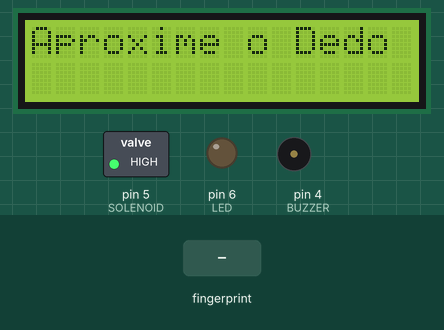
Simulated run of this sketch. Board: Arduino Uno, built with avr-gcc and run on an emulated ATmega328P. Parts: 16×2 character LCD, switched loads named in the sketch (green lamp = pin HIGH), output pins drawn as LEDs (lit = HIGH), buzzer (waves = sounding, pin HIGH). The inputs (shaded band) are chosen by the test bench. What the sketch prints to the serial monitor is not drawn.

Above: at 2.4 s.
2.5 s: finger stored as number 1 placed on the sensor
At 3.6 s:
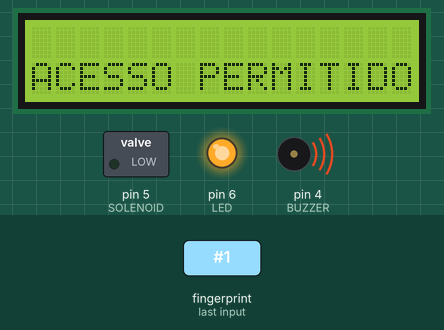
At 7.7 s:
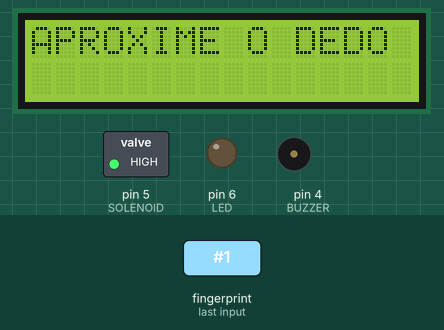
Timing chart, 0 to 9.2 s (numbered marks = the images above; inputs shaded):
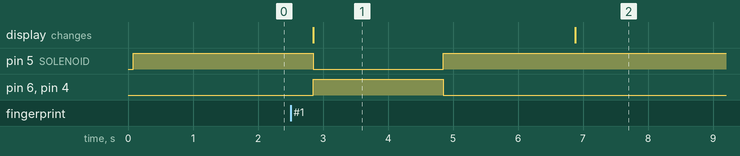

The sketch:

CODIGO_FUNCIONAMENTO.ino
```cpp
#include <Wire.h>
#include <LiquidCrystal_I2C.h>
#include <Adafruit_Fingerprint.h>
#include <SoftwareSerial.h>

#define BUZZER 4    // Define o pino do buzzer
#define LED 6       // Pino do LED
#define SOLENOID 5  // Define o pino para a solenoide

SoftwareSerial mySerial(2, 3);
Adafruit_Fingerprint finger = Adafruit_Fingerprint(&mySerial);
LiquidCrystal_I2C dis(0x27, 16, 2);

// Lista de IDs de impressão digital autorizados
byte authorizedIDs[] = {1, 26, 27, 28,}; // Adicione quantos IDs desejar

void setup() {
  Serial.begin(9600);
  dis.init();
  dis.backlight();
  dis.setCursor(0, 0);
  dis.print("Aproxime o Dedo");
  pinMode(BUZZER, OUTPUT);    // Configura o pino do buzzer como saída
  pinMode(LED, OUTPUT);       // Configura o pino do LED como saída
  pinMode(SOLENOID, OUTPUT);  // Configura o pino da solenoide como saída
  digitalWrite(SOLENOID, HIGH); // Garante que a solenoide esteja desligada inicialmente
  while (!Serial);  // Para Yun/Leo/Micro/Zero/...
  delay(100);
  Serial.println("\n\nAdafruit finger detect test");

  // Inicializa o sensor de impressão digital
  finger.begin(57600);
  delay(5);
  if (finger.verifyPassword()) {
    Serial.println("Found fingerprint sensor!");
  } else {
    Serial.println("Did not find fingerprint sensor :(");
    while (1) {
      delay(1);
    }
  }

  finger.getParameters();
  finger.getTemplateCount();
  if (finger.templateCount == 0) {
    Serial.print("Sensor doesn't contain any fingerprint data. Please run the 'enroll' example.");
  } else {
    Serial.println("Waiting for valid finger...");
    Serial.print("Sensor contains "); Serial.print(finger.templateCount); Serial.println(" templates");
  }
}

void loop() {
  int value = getFingerprintIDez();

  // Verifica se o ID da impressão digital está na lista de IDs autorizados
  bool accessGranted = false;
  for (int i = 0; i < sizeof(authorizedIDs); i++) {
    if (value == authorizedIDs[i]) {
      accessGranted = true;
      break;
    }
  }

  if (accessGranted) {
    dis.setCursor(0, 0);
    dis.print("                "); // Limpa a linha superior
    dis.setCursor(0, 1);
    dis.print("ACESSO PERMITIDO");

    digitalWrite(LED, HIGH);    // Liga o LED
    digitalWrite(SOLENOID, LOW); // Ativa a solenoide para destrancar a porta
    digitalWrite(BUZZER, HIGH); // Ativa o buzzer

    delay(2000); // Mantém a solenoide e o buzzer ativados por 2 segundos (ajustado conforme necessário)

    digitalWrite(SOLENOID, HIGH); // Desativa a solenoide
    digitalWrite(BUZZER, LOW);    // Desativa o buzzer
    digitalWrite(LED, LOW);       // Desliga o LED

    delay(2000);

    dis.setCursor(0, 1);
    dis.print("                "); // Limpa a linha inferior
    dis.setCursor(0, 0);
    dis.print("APROXIME O DEDO");

  } else {
    dis.setCursor(0, 1);
    dis.print("                "); // Limpa a linha inferior
  }
  delay(50);
}

// Função para obter o ID da impressão digital
int getFingerprintIDez() {
  uint8_t p = finger.getImage();
  if (p == FINGERPRINT_NOFINGER) {
    Serial.println("No finger detected");
    return -1;
  } else if (p != FINGERPRINT_OK) {
    Serial.println("Error getting image");
    return -1;
  }

  p = finger.image2Tz();
  if (p != FINGERPRINT_OK) {
    Serial.println("Error converting image");
    return -1;
  }

  p = finger.fingerFastSearch();
  if (p != FINGERPRINT_OK) {
    Serial.println("No match found");
    return -1;
  }

  Serial.print("Found ID #"); Serial.print(finger.fingerID);
  Serial.print(" with confidence "); Serial.println(finger.confidence);
  return finger.fingerID;
}
```

Measured:
- after the input at 2.5 s, pin 5 (SOLENOID): HIGH → LOW after 0.35 s, → HIGH 2.0 s later; pin 6 (LED), pin 4 (BUZZER): LOW → HIGH after 0.35 s, → LOW 2.0 s later; the display: changes after 0.35 s (image 1)
- what the display in image 1 shows lasts 4.0 s, from 2.9 s to 6.9 s
